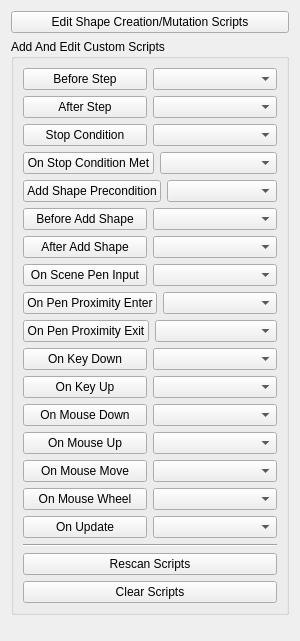
<?xml version="1.0" encoding="UTF-8"?>
<ui version="4.0">
 <class>ImageTaskScriptingWidget</class>
 <widget class="QWidget" name="ImageTaskScriptingWidget">
  <property name="geometry">
   <rect>
    <x>0</x>
    <y>0</y>
    <width>300</width>
    <height>641</height>
   </rect>
  </property>
  <property name="windowTitle">
   <string>Form</string>
  </property>
  <layout class="QVBoxLayout" name="verticalLayout_6">
   <item>
    <widget class="QPushButton" name="editShapeScriptsButton">
     <property name="text">
      <string>Edit Shape Creation/Mutation Scripts</string>
     </property>
    </widget>
   </item>
   <item>
    <widget class="QGroupBox" name="customScriptsGroupBox">
     <property name="title">
      <string>Add And Edit Custom Scripts</string>
     </property>
     <layout class="QVBoxLayout" name="verticalLayout">
      <item>
       <layout class="QVBoxLayout" name="verticalLayout_2">
        <item>
         <layout class="QHBoxLayout" name="horizontalLayout">
          <item>
           <widget class="QPushButton" name="addBeforeStepEvent">
            <property name="text">
             <string>Before Step</string>
            </property>
           </widget>
          </item>
          <item>
           <widget class="QComboBox" name="addBeforeStepPresetScriptsComboBox">
            <property name="currentText">
             <string/>
            </property>
           </widget>
          </item>
         </layout>
        </item>
        <item>
         <layout class="QHBoxLayout" name="horizontalLayout_2">
          <item>
           <widget class="QPushButton" name="addAfterStepEvent">
            <property name="text">
             <string>After Step</string>
            </property>
           </widget>
          </item>
          <item>
           <widget class="QComboBox" name="addAfterStepPresetScriptsComboBox"/>
          </item>
         </layout>
        </item>
        <item>
         <layout class="QHBoxLayout" name="horizontalLayout_3">
          <item>
           <widget class="QPushButton" name="addStopConditionButton">
            <property name="text">
             <string>Stop Condition</string>
            </property>
           </widget>
          </item>
          <item>
           <widget class="QComboBox" name="addStopConditionPresetScriptsComboBox"/>
          </item>
         </layout>
        </item>
        <item>
         <layout class="QHBoxLayout" name="horizontalLayout_11">
          <item>
           <widget class="QPushButton" name="onStopConditionMetEvent">
            <property name="text">
             <string>On Stop Condition Met</string>
            </property>
           </widget>
          </item>
          <item>
           <widget class="QComboBox" name="onStopConditionMetEventComboBox"/>
          </item>
         </layout>
        </item>
        <item>
         <layout class="QHBoxLayout" name="horizontalLayout_18">
          <item>
           <widget class="QPushButton" name="addShapePreconditionButton">
            <property name="text">
             <string>Add Shape Precondition</string>
            </property>
           </widget>
          </item>
          <item>
           <widget class="QComboBox" name="addShapePreconditionPresetScriptsComboBox"/>
          </item>
         </layout>
        </item>
        <item>
         <layout class="QHBoxLayout" name="horizontalLayout_4">
          <item>
           <widget class="QPushButton" name="addBeforeAddShapeEvent">
            <property name="text">
             <string>Before Add Shape</string>
            </property>
           </widget>
          </item>
          <item>
           <widget class="QComboBox" name="addBeforeAddShapePresetScriptsComboBox"/>
          </item>
         </layout>
        </item>
        <item>
         <layout class="QHBoxLayout" name="horizontalLayout_5">
          <item>
           <widget class="QPushButton" name="addAfterAddShapeEvent">
            <property name="text">
             <string>After Add Shape</string>
            </property>
           </widget>
          </item>
          <item>
           <widget class="QComboBox" name="addAfterAddShapePresetScriptsComboBox"/>
          </item>
         </layout>
        </item>
        <item>
         <layout class="QHBoxLayout" name="horizontalLayout_6">
          <item>
           <widget class="QPushButton" name="onScenePenInputEvent">
            <property name="text">
             <string>On Scene Pen Input</string>
            </property>
           </widget>
          </item>
          <item>
           <widget class="QComboBox" name="onScenePenInputEventPresetScriptsComboBox"/>
          </item>
         </layout>
        </item>
        <item>
         <layout class="QHBoxLayout" name="horizontalLayout_7">
          <item>
           <widget class="QPushButton" name="onPenProximityEnterEvent">
            <property name="text">
             <string>On Pen Proximity Enter</string>
            </property>
           </widget>
          </item>
          <item>
           <widget class="QComboBox" name="onPenProximityEnterEventPresetScriptsComboBox"/>
          </item>
         </layout>
        </item>
        <item>
         <layout class="QHBoxLayout" name="horizontalLayout_8">
          <item>
           <widget class="QPushButton" name="onPenProximityExitEvent">
            <property name="text">
             <string>On Pen Proximity Exit</string>
            </property>
           </widget>
          </item>
          <item>
           <widget class="QComboBox" name="onPenProximityExitEventPresetScriptsComboBox"/>
          </item>
         </layout>
        </item>
        <item>
         <layout class="QHBoxLayout" name="horizontalLayout_12">
          <item>
           <widget class="QPushButton" name="onKeyDownEvent">
            <property name="text">
             <string>On Key Down</string>
            </property>
           </widget>
          </item>
          <item>
           <widget class="QComboBox" name="onKeyDownEventPresetScriptsComboBox"/>
          </item>
         </layout>
        </item>
        <item>
         <layout class="QHBoxLayout" name="horizontalLayout_10">
          <item>
           <widget class="QPushButton" name="onKeyUpEvent">
            <property name="text">
             <string>On Key Up</string>
            </property>
           </widget>
          </item>
          <item>
           <widget class="QComboBox" name="onKeyUpEventPresetScriptsComboBox"/>
          </item>
         </layout>
        </item>
        <item>
         <layout class="QHBoxLayout" name="horizontalLayout_13">
          <item>
           <widget class="QPushButton" name="onMouseDownEvent">
            <property name="text">
             <string>On Mouse Down</string>
            </property>
           </widget>
          </item>
          <item>
           <widget class="QComboBox" name="onMouseDownEventPresetScriptsComboBox"/>
          </item>
         </layout>
        </item>
        <item>
         <layout class="QHBoxLayout" name="horizontalLayout_15">
          <item>
           <widget class="QPushButton" name="onMouseUpEvent">
            <property name="text">
             <string>On Mouse Up</string>
            </property>
           </widget>
          </item>
          <item>
           <widget class="QComboBox" name="onMouseUpEventPresetScriptsComboBox"/>
          </item>
         </layout>
        </item>
        <item>
         <layout class="QHBoxLayout" name="horizontalLayout_14">
          <item>
           <widget class="QPushButton" name="onMouseMoveEvent">
            <property name="text">
             <string>On Mouse Move</string>
            </property>
           </widget>
          </item>
          <item>
           <widget class="QComboBox" name="onMouseMoveEventPresetScriptsComboBox"/>
          </item>
         </layout>
        </item>
        <item>
         <layout class="QHBoxLayout" name="horizontalLayout_16">
          <item>
           <widget class="QPushButton" name="onMouseWheelEvent">
            <property name="text">
             <string>On Mouse Wheel</string>
            </property>
           </widget>
          </item>
          <item>
           <widget class="QComboBox" name="onMouseWheelEventPresetScriptsComboBox"/>
          </item>
         </layout>
        </item>
        <item>
         <layout class="QHBoxLayout" name="horizontalLayout_9">
          <item>
           <widget class="QPushButton" name="onUpdateEvent">
            <property name="text">
             <string>On Update</string>
            </property>
           </widget>
          </item>
          <item>
           <widget class="QComboBox" name="onUpdateEventPresetScriptsComboBox"/>
          </item>
         </layout>
        </item>
       </layout>
      </item>
      <item>
       <layout class="QVBoxLayout" name="customScriptsEditorLayout"/>
      </item>
      <item>
       <widget class="Line" name="line">
        <property name="orientation">
         <enum>Qt::Horizontal</enum>
        </property>
       </widget>
      </item>
      <item>
       <widget class="QPushButton" name="rescanScriptsButton">
        <property name="text">
         <string>Rescan Scripts</string>
        </property>
       </widget>
      </item>
      <item>
       <widget class="QPushButton" name="clearScriptsButton">
        <property name="text">
         <string>Clear Scripts</string>
        </property>
       </widget>
      </item>
     </layout>
    </widget>
   </item>
   <item>
    <spacer name="verticalSpacer">
     <property name="orientation">
      <enum>Qt::Vertical</enum>
     </property>
     <property name="sizeHint" stdset="0">
      <size>
       <width>20</width>
       <height>10</height>
      </size>
     </property>
    </spacer>
   </item>
  </layout>
 </widget>
 <resources/>
 <connections/>
</ui>
